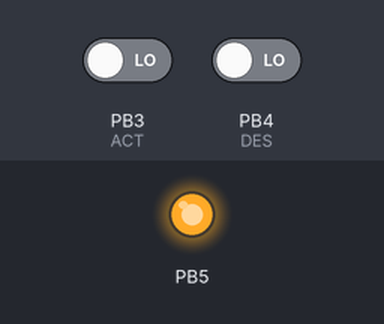
The program below on a simulated ATmega328P, built with avr-gcc and emulated at 16 MHz. Shown: output pins drawn as LEDs (lit = HIGH). The inputs (shaded band) are chosen by the test bench; at power-on: PB4 (DES) LOW, PB3 (ACT) LOW.

Above: at 1.2 s.
1.3 s: PB4 (DES) driven HIGH
At 2.4 s:
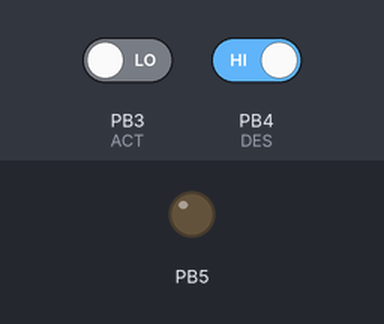
Timing chart, 0 to 4.3 s (numbered marks = the images above; inputs shaded):
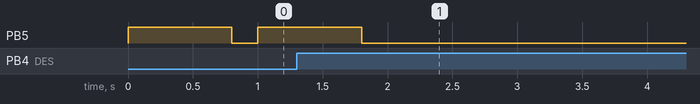

The program:

main.c
```c
/* EJ07_Blink_Delay_PCI_interrupt
 * Created: 19/04/2017 12:11:47 a.m.
 * Author : MyEp
   Realiza blink en PB5 por Lectura, XOR y Escritura, Delay,
   y Activación/Desactivación por "Interrupción por Cambio en Pin(PCI)"
   en 2 pines (S=PB3, R=PB4)
   */

#define F_CPU 16000000
#include <avr/io.h>
#include <util/delay.h>
#include <avr/interrupt.h>

#define ACT PINB&1<<(PORTB3)		// La lectura de PORTB es PINB. PINB&1<<(PORTB3) equivale a PORTB.3==1
#define DES PINB&1<<(PORTB4)		//
enum estado{activado,desactivado};
enum estado osc_estado;

int main(void)
{
    DDRB=1<<PORTB5;					// PORTB5 está definido en iom328p.h como 5. Es simplemente 1<<5

	PCICR|=1<<PCIE0;				  //PCIE0 habilita PCINT 0..7 (PORTB), PCIE1 PCINT 8..14 (PORTC) etc
	PCMSK0 = (1<<PORTB3)|(1<<PORTB4); //Dentro de PORTB se habilita interrupción por cambio en PCINT3 o PCINT4
	osc_estado=activado;
	sei();							  // Activación global de interrupciones

    while (1)					// Con respecto al EJ06, el polling de ACT y DES se efectúa en la
    {							// rutina de interrupción (para individualizar bit), no en el programa principal
		switch(osc_estado)
			{
			case desactivado:
				break;
			case activado:
				PORTB|=1<<PORTB5;		// Equivale a PORTB=PINB|00100000
				_delay_ms(800);
				PORTB&=~(1<<PORTB5);	// Equivale a PORTB=PINB&11011111
				_delay_ms(200);
				break;
			default: break;
			}
    }
}

ISR (PCINT0_vect) // Rutina de Servicio de Interrupción
{
	if(DES) osc_estado=desactivado;	// Es necesario individualizar bit porque ambos van al mismo vector,
	if(ACT) osc_estado=activado;	// y si es flanco subida (es decir, si actual vale 1)
}
```

Measured:
- after the input at 1.3 s, PB5: goes on until 1.8 s, then stays LOW
